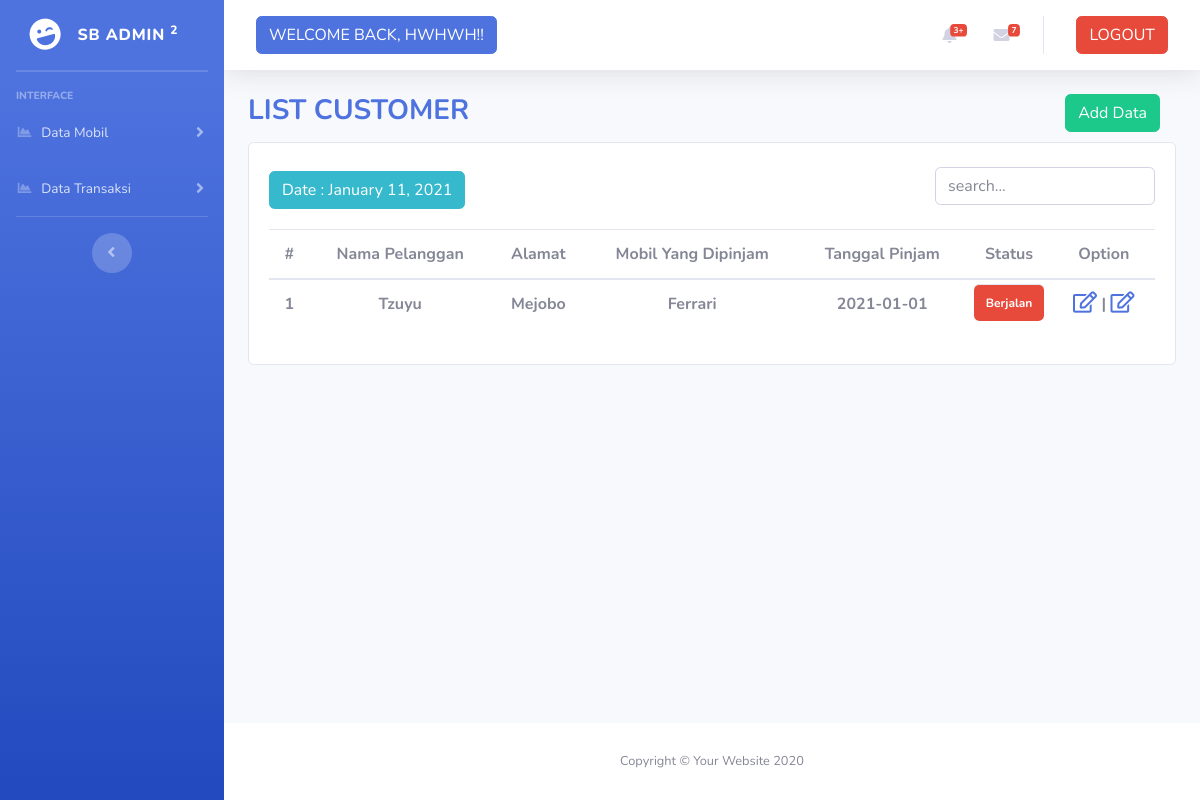
The page /admin/data_transaksi.php (signed in) on the database its author committed.
### tables this page shows
CREATE TABLE `data_customer` (
  `id_cs` int(11) NOT NULL,
  `id_car` int(11) NOT NULL,
  `name` text NOT NULL,
  `identity` text NOT NULL,
  `address` text NOT NULL,
  `phone` text NOT NULL,
  `checkin` date NOT NULL,
  `checkout` date DEFAULT NULL,
  `days` int(11) DEFAULT NULL,
  `totalPrice` int(11) DEFAULT NULL,
  `status_cs` text NOT NULL
);

CREATE TABLE `mobil_data` (
  `id_mobil` int(11) NOT NULL,
  `car_name` text NOT NULL,
  `license_number` text NOT NULL,
  `rental_price` int(11) NOT NULL,
  `type_car` text NOT NULL,
  `status` text NOT NULL,
  `description` text DEFAULT NULL,
  `car_img` text DEFAULT NULL
);

### admin/auth.php (called while the page is built, shortened)
<?php
$connect = new mysqli('localhost', 'root', '', 'car_rent');
function query($query)
{
  global $connect;
  $result   = mysqli_query($connect, $query);
  $rows     = [];
  while ($row = mysqli_fetch_assoc($result)) {
    $rows[] = $row;
  }
  return $rows;
}

### admin/data_transaksi.php (the view, shortened to what this page needs)
<?php
  $status = 'Berjalan';
  $sql = query('SELECT `dc`.`id_cs`, `dc`.`id_car`, `dc`.`name`, `dc`.`identity`, `dc`.`address`, `dc`.`phone`,
                    `dc`.`checkin`, `dc`.`status_cs`, `md`.`car_name`, `md`.`car_name`, `md`.`rental_price`, `md`.`id_mobil`
                    FROM `data_customer` AS `dc` LEFT JOIN `mobil_data` AS `md`
                    ON `dc`.`id_car` = `md`.`id_mobil` where `dc`.`status_cs`="' . $status . '" ');
?>
<?php include 'template/header.php'; ?>
<body id="page-top">
  <div id="wrapper">
    <?php include 'template/sidebar.php'; ?>
    <div id="content-wrapper" class="d-flex flex-column">
      <div id="content">
        <?php include 'template/navbar.php'; ?>
        <div class="container">
          <div class="float-left">
            <h3 class="text-primary"><b>LIST CUSTOMER</b></h3>
          </div>
          <div class="float-right pr-3">
            <form method="POST">
              <a href="" class="btn btn-success" data-toggle="modal" data-target="#modal1">Add Data</a>
            </form>
          </div>
        </div>
        <div class="container pt-5 mt-3">
          <div class="card">
            <div class="card-body">
              <div class="form-inline d-flex float-left md-form form-sm pt-2 pb-3">
                <a class="btn btn-info">Date : <?php echo date("F j, Y"); ?></a>
              </div>
              <form class="form-inline d-flex float-right md-form form-sm pt-1" method="post">
                <div class="form-group">
                  <input class="form-control mb-4" id="tableSearch" type="text" placeholder="search...">
                </div>
              </form>
              <table class="table mt-5 text-center">
                <thead>
                  <tr>
                    <th scope="col">#</th>
                    <th scope="col">Nama Pelanggan</th>
                    <th scope="col">Alamat</th>
                    <th scope="col">Mobil Yang Dipinjam</th>
                    <th scope="col">Tanggal Pinjam</th>
                    <th scope="col">Status</th>
                    <th scope="col">Option</th>
                  </tr>
                </thead>
                <?php
                  $i = 1;
                  foreach ($sql as $data) {
                    $debug = implode(",", $data);
                  ?>
                    <tbody id="myTable">
                      <tr>
                        <th><?php echo $i; ?></th>
                        <th><?php echo $data['name']; ?></th>
                        <th><?php echo $data['address']; ?></th>
                        <th><?php echo $data['car_name']; ?></th>
                        <th><?php echo $data['checkin']; ?></th>
                        <th class="badge badge-danger mt-1"><?php echo $data['status_cs']; ?></th>
                        <th>
                          <a href="" class="openEditDialog" data-toggle="modal" data-target="#modal2" data-id="<?php echo $debug; ?>"><i class="far fa-edit fa-lg"></i></a>
                          |
                          <a href="" class="DeleteModal" data-toggle="modal" data-target="#DeleteModal" data-id="<?php echo $debug; ?>"><i class="far fa-edit fa-lg"></i></a>
                        </th>
                      </tr>
                    </tbody>
                  <?php
                    $i++;
                  }
                ?>
              </table>
            </div>
          </div>
        </div>
      </div>
      <?php include 'template/footer.php'; ?>
</body>

### rows shown on the page
data_customer: name "Tzuyu", address "Mejobo", id_car.car_name "Ferrari", checkin "2021-01-01", status_cs "Berjalan"
